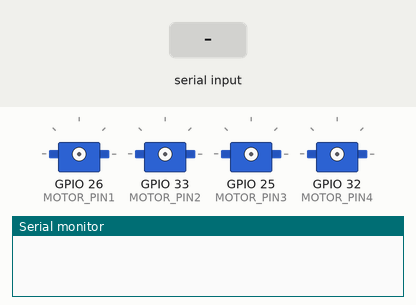
This sketch was run on a simulated ESP32. Parts: 4 × servo, the last lines printed to the serial monitor. The test bench sets the inputs (shaded band).

Above: at 0.0 s.
At 3.3 s:
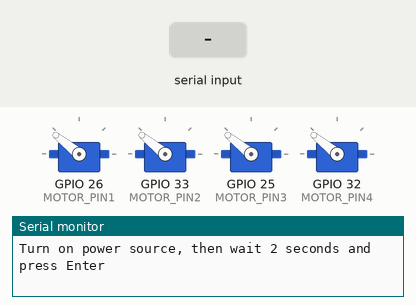
3.4 s: "90,45\n" received over Serial
At 4.3 s:
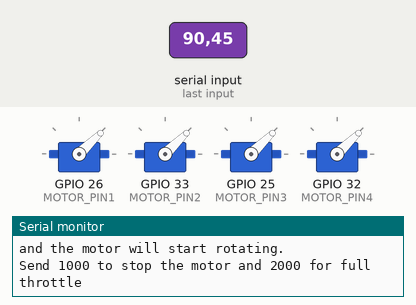
Timing chart, 0 to 6.4 s (numbered marks = the images above; inputs shaded):
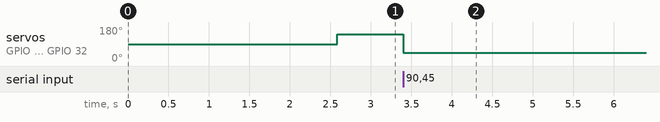

The sketch:

Calibracion.ino
```cpp
#include <Servo.h>

#define MAX_SIGNAL 2000
#define MIN_SIGNAL 1000
#define MOTOR_PIN1 26
#define MOTOR_PIN2 33
#define MOTOR_PIN3 25
#define MOTOR_PIN4 32

int DELAY = 1000;

Servo motor1;
Servo motor2;
Servo motor3;
Servo motor4;

void setup() {
  Serial.begin(9600);
  delay(1500);
  Serial.println("Program begin...");
  delay(1000);
  Serial.println("This program will start the ESC.");

  motor1.attach(MOTOR_PIN1);
  motor2.attach(MOTOR_PIN2);
  motor3.attach(MOTOR_PIN3);
  motor4.attach(MOTOR_PIN4);


  Serial.print("Now writing maximum output: (");Serial.print(MAX_SIGNAL);Serial.print(" us in this case)");Serial.print("\n");
  Serial.println("Turn on power source, then wait 2 seconds and press Enter");
  motor1.writeMicroseconds(MAX_SIGNAL);
  motor2.writeMicroseconds(MAX_SIGNAL);
  motor3.writeMicroseconds(MAX_SIGNAL);
  motor4.writeMicroseconds(MAX_SIGNAL);


  // Wait for input
  while (!Serial.available());
  Serial.read();

  // Send min output
  Serial.println("\n");
  Serial.println("\n");
  Serial.print("Sending minimum output: (");Serial.print(MIN_SIGNAL);Serial.print(" us in this case)");Serial.print("\n");
  motor1.writeMicroseconds(MIN_SIGNAL);
  motor2.writeMicroseconds(MIN_SIGNAL);
  motor3.writeMicroseconds(MIN_SIGNAL);
  motor4.writeMicroseconds(MIN_SIGNAL);
  Serial.println("The ESC is calibrated");
  Serial.println("----");
  Serial.println("Now, type a values between 1000 and 2000 and press enter");
  Serial.println("and the motor will start rotating.");
  Serial.println("Send 1000 to stop the motor and 2000 for full throttle");

}

void loop() {

  if (Serial.available() > 0)
  {
    int DELAY = Serial.parseInt();
    if (DELAY > 999)
    {

      motor1.writeMicroseconds(DELAY);
      motor2.writeMicroseconds(DELAY);
      motor3.writeMicroseconds(DELAY);
      motor4.writeMicroseconds(DELAY);
      float SPEED = (DELAY-1000)/10;
      Serial.print("\n");
      Serial.println("Motor speed:"); Serial.print("  "); Serial.print(SPEED); Serial.print("%");
    }
  }
}
```

Measured:
- after the input at 3.4 s, servo on GPIO 26 (MOTOR_PIN1), servo on GPIO 33 (MOTOR_PIN2), servo on GPIO 25 (MOTOR_PIN3), servo on GPIO 32 (MOTOR_PIN4): 141° → 44° at once
